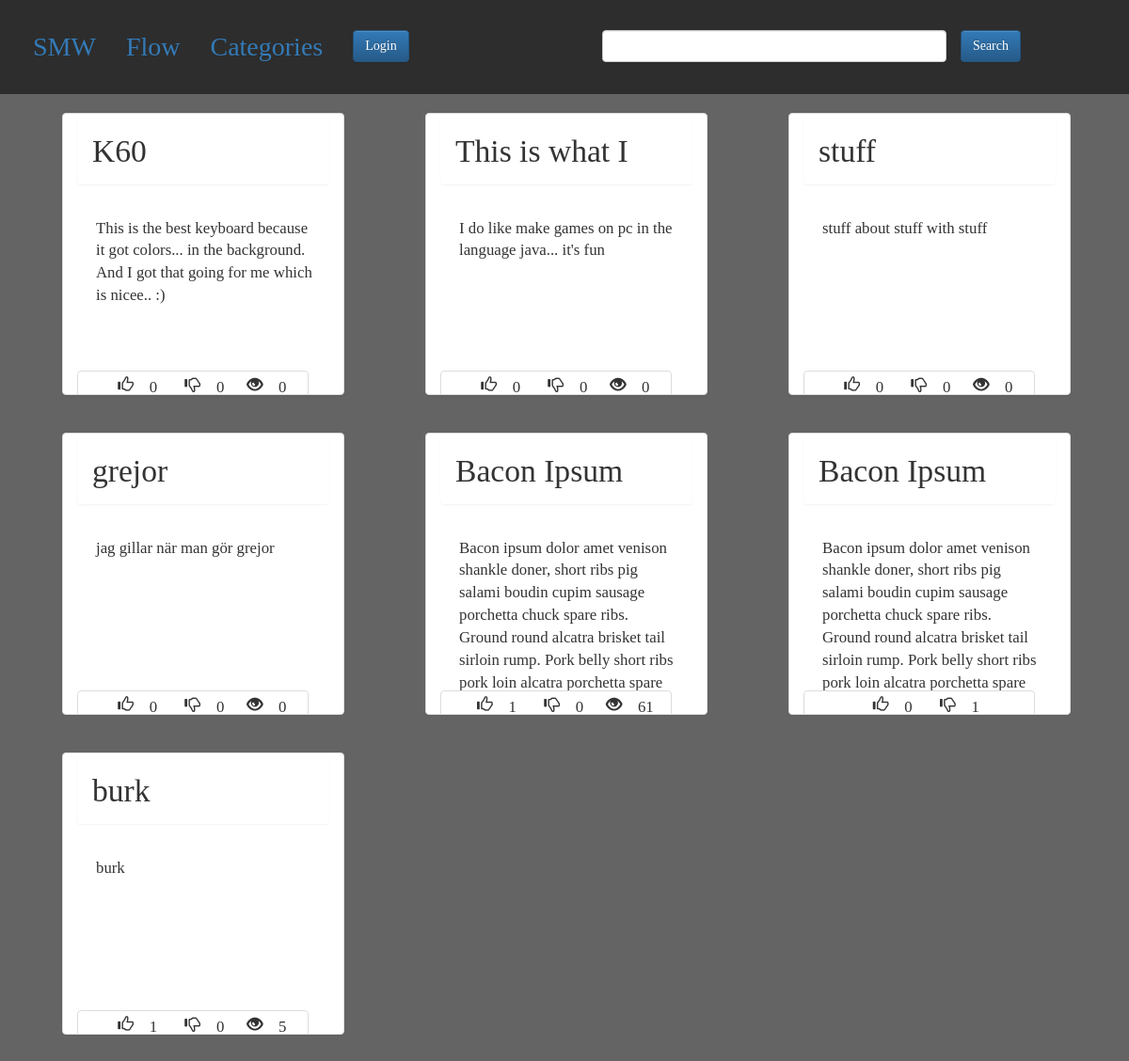
/Flow/, run on the app's committed database.
### smw/models.py (models this page shows, shortened)
class Post(models.Model):
    User = models.ForeignKey(authUser, on_delete=models.CASCADE)
    Category = models.ForeignKey(Category, on_delete=models.CASCADE)
    Title = models.CharField(max_length=200)
    Idea = models.TextField(unique=True)
    Tags = models.CharField(max_length=200, blank=True, null=True)
    Views = models.IntegerField(default=0)
    Wants = models.ManyToManyField(authUser, related_name="Wants")
    Shlts = models.ManyToManyField(authUser, related_name="Shlts")
    Post_Date = models.DateTimeField(default=datetime.now)
    def comment_count(self):
         return self.comment_set.count()
    def Want_count(self):
        return self.Wants.all().count()
    def Shlt_count(self):
        return self.Shlts.all().count()

### smw/views.py (the view)
# urls.py: url(r'^Flow/$', views.FlowView.as_view(), name='flow'),#flow view of all posts
class FlowView(generic.ListView):
    template_name = "smw/flow.html"
    def get_queryset(self):
        if self.request.user.is_authenticated:
            user = self.request.user
            lst = Post.objects.order_by("-Post_Date").exclude(Shlts=user)
            return lst
        else:
            return Post.objects.order_by("-Post_Date")

### smw/templates/smw/flow.html (shortened to what this page needs)
{% extends 'smw/base.html' %}
{% block body %}
{% include 'smw/idea_list.html'%}
{% endblock %}

### smw/templates/smw/idea_list.html (shortened to what this page needs)
{% for idea in object_list %}
<div class="cont">
<div class="panel panel-default col-lg-3 col-md-5 col-sm-11 col-xs-11 panelCust">
    <p class="panel panel-title postTitle"><a href="{% url 'smw:post' idea.pk %}">{{idea.Title}}</a></p>
    <div class="panel-body postBod">
        <p>{{idea.Idea}}</p>
    </div>
    <center>
        <div class="panel panel-default col-md-11 panel-stats">
            <p class="glyphicon glyphicon-thumbs-up glyphicon-danger"> {{idea.Want_count}}</p>
            <p class="glyphicon glyphicon-thumbs-down"> {{idea.Shlt_count}}</p>
            <p class="glyphicon glyphicon-eye-open"> {{idea.Views}}</p>
        </div>
    </center>
</div>
    </div>
{% endfor %}

### smw/static/smw/style.css (style rules this page uses)
html { position: relative; min-height: 100%; }
* { padding: 0px; margin: 0px; box-sizing: border-box; font-family: "Lucida Console", serif; }
body { background-color: rgb(100, 100, 100); padding-bottom: 100px; }
.glyphicon { margin: 0px 0px 0px 15px; }
.panelCust { margin: 20px 20px 20px 5.5%; font-size: 1.2em; height: 400px; overflow: hidden; }
.panel-title { padding: 15px; }
.panel-body { overflow: hidden; word-break: keep-all; max-height: 280px; height: 50%; }
.postTitle { font-size: 2em; height: 25%; overflow: hidden; }
.postBod { margin-top: 20px; margin-left: 5px; }
.glyphicon-thumbs-up { padding: 5px; border-radius: 15px; }
.glyphicon-thumbs-down { padding: 5px; border-radius: 15px; }
@media screen and (max-width: 1200px) { .panelCust { height: 300px; } }
@media screen and (max-width: 1200px) { .panel-body { height: 60%; } }

### data on the page
Post: Title "K60", Idea "This is the best keyboard because it got colors... in the background. And I got that going for me which is nicee.. :)", Want_count "0", Shlt_count "0", Views "0"
Post: Title "This is what I…", Idea "I do like make games on pc in the language java... it's fun", Want_count "0", Shlt_count "0", Views "0"
Post: Title "stuff", Idea "stuff about stuff with stuff", Want_count "0", Shlt_count "0", Views "0"
Post: Title "grejor", Idea "jag gillar när man gör grejor", Want_count "0", Shlt_count "0", Views "0"
Post: Title "Bacon Ipsum…", Idea "Bacon ipsum dolor amet venison shankle doner, short ribs pig salami boudin cupim sausage porchetta chuck spare ribs. Ground round alcatra brisket tail sirloin rump. Pork belly short ribs pork loin alcatra porchetta spare…", Want_count "1", Shlt_count "0", Views "61"
Post: Title "Bacon Ipsum", Idea "Bacon ipsum dolor amet venison shankle doner, short ribs pig salami boudin cupim sausage porchetta chuck spare ribs. Ground round alcatra brisket tail sirloin rump. Pork belly short ribs pork loin alcatra porchetta spare…", Want_count "0", Shlt_count "1"
Post: Title "burk", Idea "burk", Want_count "1", Shlt_count "0", Views "5"
